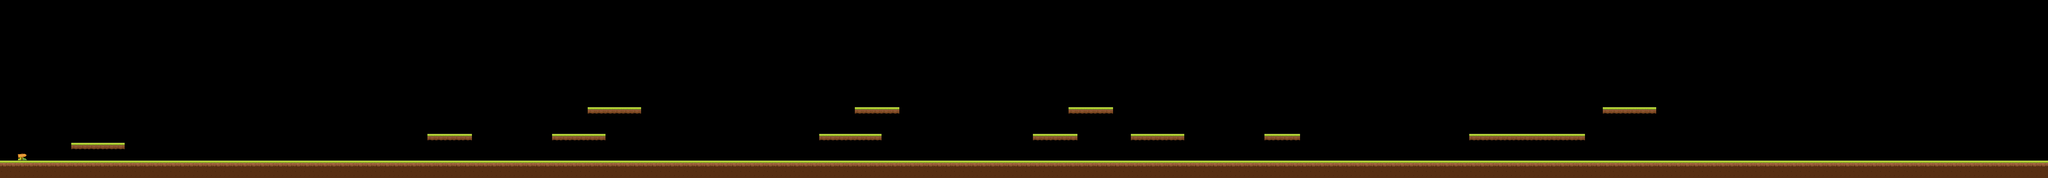

Tiled map render using the project's own tile images. Description and the map definition, with tile-layer contents summarised, below:
An orthogonal 230x20 tile map with 64x64 px tiles, 3 tile layers (Lands, LowLayer1, LowLayer2), 3 tilesets and 32 objects.

<map version="1.0" orientation="orthogonal" renderorder="right-down" width="230" height="20" tilewidth="64" tileheight="64" nextobjectid="215">
 <tileset firstgid="1" name="alpha-racing-tmx" tilewidth="64" tileheight="64" tilecount="256" columns="16">
  <image source="SD/alpha-racing-tmx.png" width="1024" height="1024" />
 </tileset>
 <tileset firstgid="257" name="alpha_racing2" tilewidth="64" tileheight="64" tilecount="84" columns="14">
  <image source="SD/alpha-racing-lands.png" width="896" height="384" />
 </tileset>
 <tileset firstgid="341" name="alpha_racing" tilewidth="64" tileheight="64" tilecount="72" columns="8">
  <image source="SD/alpha-racing-lands01.png" width="512" height="576" />
 </tileset>
 <layer name="Lands" width="230" height="20" offsetx="0" offsety="3">
  <data>[4600 cells, 534 non-empty, 3 distinct tile ids]</data>
 </layer>
 <objectgroup name="alphaPosition1">
  <object id="67" x="4425.09" y="713.819" />
  <object id="213" x="7445.45" y="812.485" />
  <object id="214" x="11242.4" y="1073.09" />
 </objectgroup>
 <objectgroup name="alphaPosition2">
  <object id="80" x="6269.94" y="699.758" />
  <object id="207" x="6180.12" y="922.667" />
  <object id="208" x="4528.61" y="1089.33" />
  <object id="210" x="7895.27" y="686.303" />
  <object id="211" x="10013.5" y="1101.45" />
  <object id="212" x="9286.18" y="698.424" />
 </objectgroup>
 <objectgroup name="alphaPosition3">
  <object id="92" x="10821" y="1052" />
  <object id="189" x="629.212" y="965.091" />
  <object id="190" x="1077.7" y="1110.55" />
  <object id="191" x="1801.94" y="1083.27" />
  <object id="192" x="2717.09" y="940.848" />
  <object id="193" x="3226.18" y="907.515" />
  <object id="194" x="3992.85" y="904.485" />
  <object id="195" x="3747.39" y="1089.33" />
  <object id="196" x="13995.9" y="1107.52" />
  <object id="197" x="13429.2" y="1095.39" />
  <object id="198" x="12917.1" y="1104.48" />
  <object id="199" x="11732.2" y="737.818" />
  <object id="200" x="10953.5" y="759.03" />
  <object id="201" x="11665.6" y="977.212" />
  <object id="202" x="12417.1" y="995.394" />
  <object id="203" x="8283.76" y="913.576" />
  <object id="204" x="7577.7" y="1107.52" />
  <object id="205" x="6971.64" y="901.455" />
  <object id="206" x="5398.91" y="1074.18" />
 </objectgroup>
 <layer name="LowLayer1" width="230" height="20">
  <data>[4600 cells, 1 non-empty, 1 distinct tile ids]</data>
 </layer>
 <layer name="LowLayer2" width="230" height="20">
  <data>[4600 cells, 1 non-empty, 1 distinct tile ids]</data>
 </layer>
 <objectgroup color="#80ff00" name="Boosters">
  <object id="64" x="4098.97" y="925.697" />
  <object id="66" x="4361.03" y="1126.79" />
  <object id="78" x="6975.94" y="1050.3" />
  <object id="125" x="13056" y="1049.27" />
 </objectgroup>
</map>